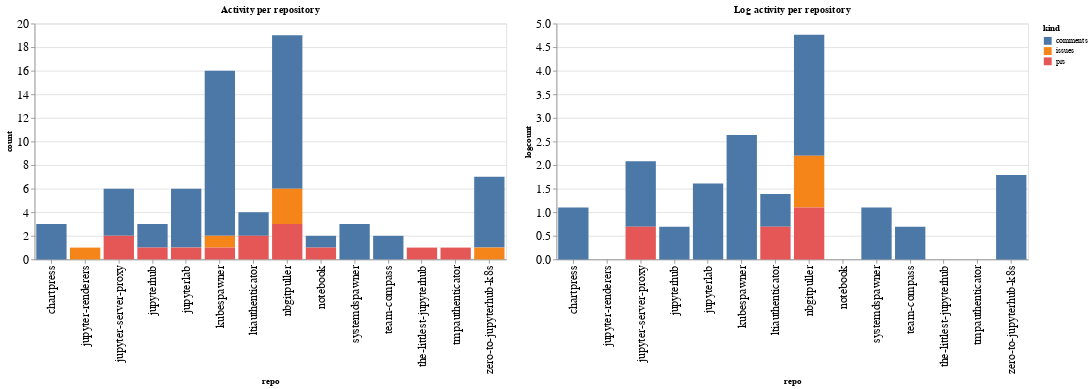

The code cell stored with this chart in its notebook:
### Code cell
ch1 = alt.Chart(repo_summaries, width=600, title="Activity per repository").mark_bar().encode(
    x='repo',
    y='count',
    color='kind',
    tooltip="kind"
)

ch2 = alt.Chart(repo_summaries, width=600, title="Log activity per repository").mark_bar().encode(
    x='repo',
    y='logcount',
    color='kind',
    tooltip="kind"
)

ch1 | ch2

### Figure 1 — Vega-Lite specification as saved in the notebook (floating-point values rounded to 4 significant figures)
{"config": {"axisLeft": {"labelFontSize": 15}, "axisBottom": {"labelFontSize": 15}}, "hconcat": [{"mark": "bar", "encoding": {"color": {"type": "nominal", "field": "kind"}, "tooltip": {"type": "nominal", "field": "kind"}, "x": {"type": "nominal", "field": "repo"}, "y": {"type": "quantitative", "field": "count"}}, "title": "Activity per repository", "width": 600}, {"mark": "bar", "encoding": {"color": {"type": "nominal", "field": "kind"}, "tooltip": {"type": "nominal", "field": "kind"}, "x": {"type": "nominal", "field": "repo"}, "y": {"type": "quantitative", "field": "logcount"}}, "title": "Log activity per repository", "width": 600}], "data": {"name": "data-0484b8ac714f09318d4a52e3c05e665b"}, "$schema": "https://vega.github.io/schema/vega-lite/v4.8.1.json", "datasets": {"data-0484b8ac714f09318d4a52e3c05e665b": [{"repo": "chartpress", "kind": "comments", "count": 3, "logcount": 1.099}, {"repo": "jupyter-renderers", "kind": "issues", "count": 1, "logcount": 0.0}, {"repo": "jupyter-server-proxy", "kind": "comments", "count": 4, "logcount": 1.386}, {"repo": "jupyter-server-proxy", "kind": "prs", "count": 2, "logcount": 0.6931}, {"repo": "jupyterhub", "kind": "comments", "count": 2, "logcount": 0.6931}, {"repo": "jupyterhub", "kind": "prs", "count": 1, "logcount": 0.0}, {"repo": "jupyterlab", "kind": "comments", "count": 5, "logcount": 1.609}, {"repo": "jupyterlab", "kind": "prs", "count": 1, "logcount": 0.0}, {"repo": "kubespawner", "kind": "comments", "count": 14, "logcount": 2.639}, {"repo": "kubespawner", "kind": "issues", "count": 1, "logcount": 0.0}, {"repo": "kubespawner", "kind": "prs", "count": 1, "logcount": 0.0}, {"repo": "ltiauthenticator", "kind": "comments", "count": 2, "logcount": 0.6931}, {"repo": "ltiauthenticator", "kind": "prs", "count": 2, "logcount": 0.6931}, {"repo": "nbgitpuller", "kind": "comments", "count": 13, "logcount": 2.565}, {"repo": "nbgitpuller", "kind": "issues", "count": 3, "logcount": 1.099}, {"repo": "nbgitpuller", "kind": "prs", "count": 3, "logcount": 1.099}, {"repo": "notebook", "kind": "comments", "count": 1, "logcount": 0.0}, {"repo": "notebook", "kind": "prs", "count": 1, "logcount": 0.0}, {"repo": "systemdspawner", "kind": "comments", "count": 3, "logcount": 1.099}, {"repo": "team-compass", "kind": "comments", "count": 2, "logcount": 0.6931}, {"repo": "the-littlest-jupyterhub", "kind": "prs", "count": 1, "logcount": 0.0}, {"repo": "tmpauthenticator", "kind": "prs", "count": 1, "logcount": 0.0}, {"repo": "zero-to-jupyterhub-k8s", "kind": "comments", "count": 6, "logcount": 1.792}, {"repo": "zero-to-jupyterhub-k8s", "kind": "issues", "count": 1, "logcount": 0.0}]}}
